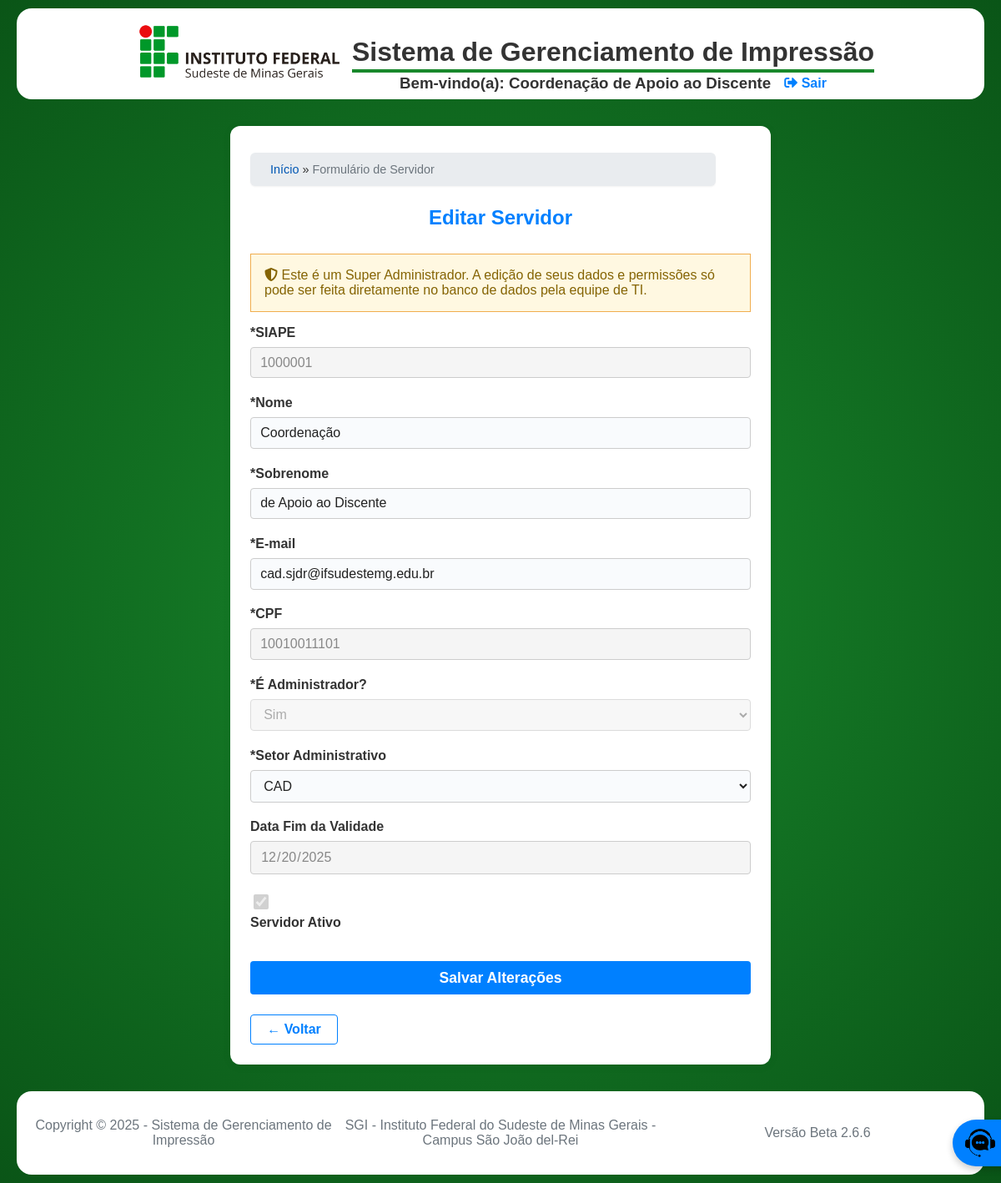
The page /pages/admin/form_servidor.php?siape=1000001 (signed in) on the database its author committed.
### tables this page shows
CREATE TABLE `Servidor` (
  `usuario_id` int(11) NOT NULL,
  `siape` varchar(20) NOT NULL,
  `is_admin` tinyint(1) NOT NULL DEFAULT 0,
  `is_super_admin` tinyint(1) NOT NULL DEFAULT 0,
  `setor_admin` enum('CAD','COEN','NENHUM') NOT NULL DEFAULT 'NENHUM',
  PRIMARY KEY (`usuario_id`),
  UNIQUE KEY `siape` (`siape`),
  CONSTRAINT `Servidor_ibfk_1` FOREIGN KEY (`usuario_id`) REFERENCES `Usuario` (`id`) ON DELETE CASCADE
);

CREATE TABLE `Usuario` (
  `id` int(11) NOT NULL AUTO_INCREMENT,
  `cpf` char(11) NOT NULL,
  `nome` varchar(100) NOT NULL,
  `sobrenome` varchar(100) NOT NULL,
  `email` varchar(100) NOT NULL,
  `senha` varchar(255) NOT NULL,
  `tipo_usuario` enum('aluno','servidor') NOT NULL,
  `ativo` tinyint(1) NOT NULL DEFAULT 1,
  `data_fim_validade` date DEFAULT NULL,
  PRIMARY KEY (`id`),
  UNIQUE KEY `cpf` (`cpf`),
  UNIQUE KEY `email` (`email`)
);

CREATE TABLE `SemestreLetivo` (
  `id` int(11) NOT NULL AUTO_INCREMENT,
  `ano` int(11) NOT NULL,
  `semestre` enum('1','2') NOT NULL,
  `data_inicio` date NOT NULL,
  `data_fim` date NOT NULL,
  PRIMARY KEY (`id`),
  UNIQUE KEY `ano` (`ano`,`semestre`)
);

### pages/admin/form_servidor.php (the view, shortened to what this page needs)
<?php
require_once '../../includes/config.php';
$modo_edicao = isset($_GET['siape']) && !empty($_GET['siape']);
$servidor = null;
$is_super_admin_edit = false;
if ($modo_edicao) {
    $stmt = $conn->prepare(
        "SELECT u.*, s.siape, s.is_admin, s.is_super_admin, s.setor_admin
         FROM Usuario u JOIN Servidor s ON u.id = s.usuario_id
         WHERE s.siape = :siape"
    );
    $stmt->execute([':siape' => $_GET['siape']]);
    $servidor = $stmt->fetch();
    $is_super_admin_edit = !empty($servidor->is_super_admin);
}
$hoje = date('Y-m-d');
$stmt_semestre = $conn->prepare("SELECT data_fim FROM SemestreLetivo WHERE :hoje BETWEEN data_inicio AND data_fim ORDER BY data_fim DESC LIMIT 1");
$stmt_semestre->execute([':hoje' => $hoje]);
$semestre_vigente = $stmt_semestre->fetch();
$data_validade_padrao = $servidor->data_fim_validade ?? ($semestre_vigente->data_fim ?? '');
include_once '../../includes/header.php';
?>
<link rel="stylesheet" href="./css/form_servidor.css?v=<?= ASSET_VERSION ?>">
<main>
    <div class="container-principal">
        <?php if (isset($_SESSION['usuario'])) { gerar_migalhas(); } ?>
        <h1><?= $modo_edicao ? 'Editar Servidor' : 'Cadastrar Novo Servidor' ?></h1>
        <?php if ($modo_edicao && $is_super_admin_edit): ?>
            <div class="mensagem-aviso" style="margin:1em 0;padding:1em;border:1px solid #f0ad4e;background:#fff8e1;color:#856404;">
                <i class="fas fa-shield-alt"></i>
                Este é um Super Administrador. A edição de seus dados e permissões só pode ser feita diretamente no banco de dados pela equipe de TI.
            </div>
        <?php endif; ?>
        <form action="<?= $modo_edicao ? './functions/processar_edicao_servidor.php' : './functions/processar_cadastro_servidor.php' ?>" method="POST" class="form-servidor">
            <label>*SIAPE
                <input type="text" name="siape" placeholder="Somente números" maxlength="7" pattern="\d{7}" title="Digite os 7 números do SIAPE" required value="<?= $servidor->siape ?? '' ?>" <?= $modo_edicao ? 'readonly' : '' ?>>
            </label>
            <label>*Nome
                <input type="text" name="nome" required value="<?= $servidor->nome ?? '' ?>" <?= $is_super_admin_edit ? 'disabled' : '' ?>>
            </label>
            <label>*Sobrenome
                <input type="text" name="sobrenome" required value="<?= $servidor->sobrenome ?? '' ?>" <?= $is_super_admin_edit ? 'disabled' : '' ?>>
            </label>
            <label>*E-mail
                <input type="email" name="email" placeholder="email@mail.com" required value="<?= $servidor->email ?? '' ?>" <?= $is_super_admin_edit ? 'disabled' : '' ?>>
            </label>
            <label>*CPF
                <input type="text" name="cpf" required placeholder="Somente números" maxlength="11" pattern="\d{11}" title="Digite os 11 números do CPF" value="<?= $servidor->cpf ?? '' ?>" <?= $modo_edicao ? 'readonly' : '' ?>>
            </label>
            <label>*É Administrador?
                <select name="is_admin" id="is_admin" required <?= $is_super_admin_edit ? 'disabled' : '' ?>>
                    <option value="1" <?= (isset($servidor) && $servidor->is_admin) ? 'selected' : '' ?>>Sim</option>
                </select>
            </label>
            <label>*Setor Administrativo
                <select name="setor_admin" id="setor_admin" required <?= $is_super_admin_edit ? 'disabled' : '' ?>>
                    <option value="CAD" <?= (isset($servidor) && $servidor->setor_admin === 'CAD') ? 'selected' : '' ?>>CAD</option>
                </select>
            </label>
            <label>Data Fim da Validade
                <input type="date" name="data_fim_validade" value="<?= htmlspecialchars($data_validade_padrao) ?>" <?= $is_super_admin_edit ? 'disabled' : '' ?> readonly>
            </label>
            <?php if ($modo_edicao): ?>
                <label class="checkbox-label">
                    <input type="checkbox" name="ativo" value="1" <?= (isset($servidor) && $servidor->ativo) ? 'checked' : '' ?> <?= $is_super_admin_edit ? 'disabled' : '' ?>>
                    Servidor Ativo
                </label>
            <?php endif; ?>
            <button type="submit" <?= $is_super_admin_edit ? 'disabled' : '' ?>><?= $modo_edicao ? 'Salvar Alterações' : 'Cadastrar Servidor' ?></button>
        </form>
        <a class="btn-back" href="javascript:history.back()">&larr; Voltar</a>
    </div>
</main>
<?php include_once '../../includes/footer.php'; ?>

### css/styles.css (style rules this page uses)
body { background: radial-gradient(circle at center, #19882c, #0A5517); background-attachment: fixed; font-family: Arial, sans-serif; margin: 0; padding: 0; color: #333; }
a { text-decoration: none; }
.btn-back { display: inline-block; margin: 1.5rem auto 0 auto; background: #fff; color: #0080ff; border: 1px solid #0080ff; border-radius: 4px; padding: 0.5rem 1.2rem; font-size: 1em; font-weight: 600; text-align: center; text-decoration: none; transition: background 0.2s, color 0.2s; }

### pages/admin/css/form_servidor.css (style rules this page uses)
main { width: 100%; max-width: 600px; margin: 2rem auto; background: #fff; border-radius: 12px; box-shadow: 0 2px 12px rgba(0,0,0,0.06); padding: 2rem 1.5rem 1.5rem 1.5rem; }
main h1 { font-size: 1.5em; margin-bottom: 1.2em; color: #0080ff; text-align: center; }
.form-servidor { display: flex; flex-direction: column; gap: 1.1rem; width: 100%; }
.form-servidor label { font-weight: 600; margin-bottom: 0.2rem; display: flex; flex-direction: column; gap: 0.3rem; }
.form-servidor input, .form-servidor select { width: 100%; min-width: 0; max-width: 100%; border: 1px solid #ccc; border-radius: 4px; background: #f9fbfd; box-sizing: border-box; padding: 0.55rem 0.7rem; font-size: 1rem; margin-top: 0.2rem; transition: border 0.2s, box-shadow 0.2s; outline: none; color: #222; font-family: inherit; }
.form-servidor input[readonly], .form-servidor select:disabled { background: #f5f5f5; color: #888; cursor: not-allowed; }
.form-servidor input[type="checkbox"] { width: 1.1em; height: 1.1em; accent-color: #0080ff; margin-right: 0.5em; vertical-align: middle; }
.form-servidor button[type="submit"] { width: 100%; background-color: #0080ff; color: #fff; border: none; border-radius: 4px; padding: 0.6rem 0; font-size: 1.1em; font-weight: 600; cursor: pointer; margin-top: 1rem; transition: background 0.2s; }
.btn-back { display: inline-block; margin: 1.5rem auto 0 auto; background: #fff; color: #0080ff; border: 1px solid #0080ff; border-radius: 4px; padding: 0.5rem 1.2rem; font-size: 1em; font-weight: 600; text-align: center; text-decoration: none; transition: background 0.2s, color 0.2s; }
.form-servidor select:disabled { background: #f5f5f5; color: #888; cursor: not-allowed; }

### rows shown on the page
servidor: siape "1000001", nome "Coordenação", sobrenome "de Apoio ao Discente", email "cad.sjdr@ifsudestemg.edu.br", cpf "10010011101", is_admin "Sim", setor_admin "CAD", data_fim_validade "12/20/2025"
usuario: ativo "☑"

### other values the page prints
SITE_NAME "Sistema de Gerenciamento de Impressão"
$nome_exibicao "Formulário de Servidor"
CURRENT_YEAR "2025"
SITE_DESCRIPTION "SGI - Instituto Federal do Sudeste de Minas Gerais - Campus São João del-Rei"
ASSET_VERSION "2.6.6"
